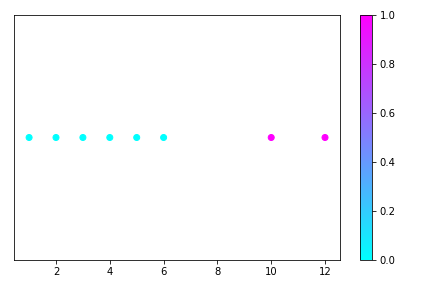

Generate this figure with Python:
'''
1D clustering using the biggest gap between the numbers.

- Put the numbers in numerical order.
- Find the distance between the first and second number, then the second and third number, and so on.
- Put the distances in a list.
- Find the index of the largest distance.
- Use that index to find where the group should be split.
- Make a plot using the clusters.
'''
import matplotlib.pyplot as plt
import numpy as np

# Data (Input)
#X = np.array([-8,-9,-10,-15,-16,-17,-18])
#X = np.array([1,2,3,5,6,7])
#X = np.array([3,5,12,2,4,10,17,18,19])
X = np.array([10,5,12,6,3,1,4,2])

X_sorted = sorted(X)
distances = np.array([])

# Find distances between each number
for i in range(len(X)-1):
    d = X_sorted[i+1] - X_sorted[i]
    distances = np.append(distances, d)
    

# Using max distance to make a boundary 
max_index = np.argmax(distances) # Use the list of distances and finds the max distance. 
boundary = X_sorted[max_index] # Use the max distance to make a boundary.
y_estimate = np.where(X<=boundary, 0, 1) # Use the boundary to split the numbers and make the two groups.

# Plotting points depending on clusters
plt.scatter(X,[0]*len(X),c=y_estimate, cmap = "cool")
plt.colorbar()
#plt.grid()
plt.yticks([],labels = [])
plt.tight_layout()
plt.savefig("Clustering.png")
